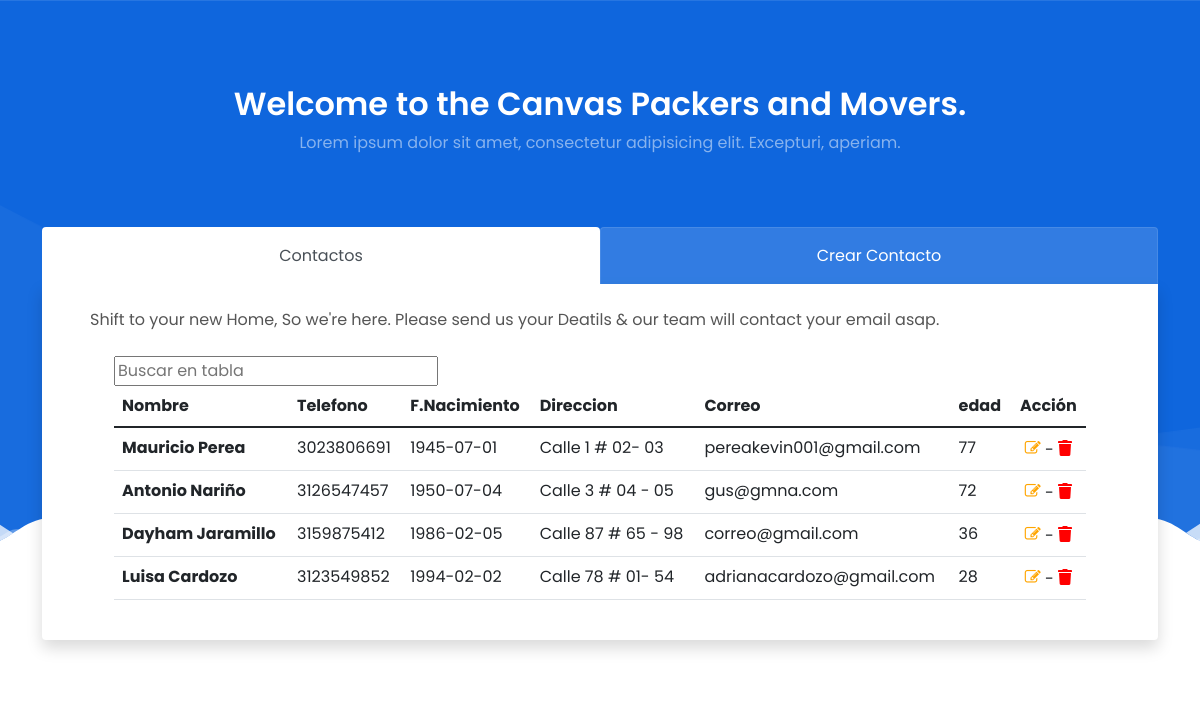
The page / on the database its author committed.
### tables this page shows
CREATE TABLE `contactos` (
  `id` int(11) NOT NULL,
  `nombre` varchar(150) NOT NULL,
  `telefono` varchar(50) NOT NULL,
  `nacim` text NOT NULL,
  `direccion` text NOT NULL,
  `correo` text NOT NULL
);

### index.php (the view, shortened to what this page needs)
<?php
require 'includes/conexion.php';
$querygetContacts = mysqli_query($conection, "SELECT * FROM `contactos` ");
 ?>
<!DOCTYPE html>
<html lang="es">
<head>
	<link rel="stylesheet" href="css/bootstrap.css" type="text/css" />
	<link rel="stylesheet" href="style.css" type="text/css" />
	<link rel="stylesheet" href="css/dark.css" type="text/css" />
	<link rel="stylesheet" href="css/font-icons.css" type="text/css" />
	<link rel="stylesheet" href="css/animate.css" type="text/css" />
	<link rel="stylesheet" href="css/magnific-popup.css" type="text/css" />
	<link rel="stylesheet" href="css/custom.css" type="text/css" />
	<link rel="stylesheet" href="css/colors.php?color=0F66DD" type="text/css" />
	<link rel="stylesheet" href="css/fonts.css" type="text/css" />
	<link rel="stylesheet" href="css/movers.css" type="text/css" />
	<link rel="stylesheet" href="css/components/datepicker.css" type="text/css" />
</head>
<body class="stretched">
	<div id="wrapper" class="clearfix">
		<section id="slider" class="slider-element bg-color" style="height: auto; padding: 60px 0; background: url('images/bg-2.png') no-repeat center center / 100% 100%;">
			<div class="container mt-4" style="z-index: 2">
				<div class="center">
					<h2 class="text-white h2 fw-semibold mb-2">Welcome to the Canvas Packers and Movers.</h2>
					<p class="text-white-50">Lorem ipsum dolor sit amet, consectetur adipisicing elit. Excepturi, aperiam.</p>
				</div>
				<div class="row topmargin justify-content-center">
					<div class="col-lg-12">
						<ul class="nav nav-tabs nav-justified flex-column border-bottom-0 flex-md-row bg-color mt-4" role="tablist">
							<li class="nav-item">
								<a class="nav-link py-3 active" id="contacts-tab" data-bs-toggle="tab" href="#contacts" role="tab" aria-controls="contacts" aria-selected="true">Contactos</a>
							</li>
							<li class="nav-item">
								<a class="nav-link py-3" id="add-contact-tab" data-bs-toggle="tab" href="#add-contact" role="tab" aria-controls="add-contact" aria-selected="false">Crear Contacto</a>
							</li>
						</ul>
						<div class="tab-content rounded-bottom shadow bg-white py-4 px-5">
							<div class="tab-pane fade show active" id="contacts" role="tabpanel" aria-labelledby="contacts-tab">
								<p class="mb-4">Shift to your new Home, So we're here. Please send us your Deatils &amp; our team will contact your email asap.</p>
								<div class="form-widget">
										<div class="container">
										  <div class="masthead">
										<input type="text" id="buscar" onkeyup="buscar()" placeholder="Buscar en tabla" title="Empieza a escribir para buscar">
										    <div class="table-responsive">
										      <table class="table" id="tabla" data-sort="table">
										        <thead>
										          <tr>
										            <th>Nombre</th>
										            <th>Telefono</th>
										            <th>F.Nacimiento</th>
										            <th>Direccion</th>
										            <th>Correo</th>
										            <th>edad</th>
										            <th class="text-center">Acción</th>
										          </tr>
										        </thead>
										        <tbody>
										        	<?php while ($datos = mysqli_fetch_array($querygetContacts)) {
										        		$id = $datos['id'];
										        		$nombre = $datos['nombre'];
										        		$telefono = $datos['telefono'];
										        		$nacim = $datos['nacim'];
										        		$direccion = $datos['direccion'];
										        		$correo = $datos['correo'];
										        		$fecha_actual = date_create_from_format('Y-m-d', date('Y-m-d'));
										        		$nnacim = date_create_from_format('Y-m-d', $nacim);
										        		$diff = (array) date_diff($fecha_actual, $nnacim);
										        		$diferenciaY = $diff['y'];
										        	 ?>
										          <tr>
										            <th><?php echo $nombre ?></th>
										            <td><?php echo $telefono  ?></td>
										            <td><?php echo $nacim  ?></td>
										            <td><?php echo $direccion ?></td>
										            <td><?php echo $correo ?></td>
										            <td><?php echo $diferenciaY ?></td>
										            <td class="text-center"><a href="includes/editProd.php?id=<?php echo $id ?>"><i style="color: orange;" class="icon-edit2 edit"></i></a> - <a href="includes/deleteProd.php?id=<?php echo $id ?>"><i style="color: red;" class="icon-trash"></i></a></td>
										          </tr>
										      <?php } ?>
										        </tbody>
										      </table>
										    </div>
										  </div>
										</div>
								</div>
							</div>
						</div>
					</div>
				</div>
			</div>
			<div class="svg-separator">
				<div>
				</div>
			</div>
		</section>
	</div>
</body>
</html>

### css/movers.css (style rules this page uses)
:root { --themecolor: #0F66DD; --themecolorrgb: 25,102,221; --headerbg: var(--themecolor,#0F66DD); --primary-menu-font-size: 15px; }
.svg-separator { position:absolute; width:100%; padding:0; margin:0; bottom: 0; left: 0; display: flex; justify-content: center; flex-direction: column; z-index: 1; }
#slider .nav .nav-item:first-child { border-top-left-radius: 0.25rem; }
#slider .nav .nav-item:last-child { border-top-right-radius: 0.25rem; }
#slider .nav-link { border: 1px solid rgba(255, 255, 255, .1); }
#slider .nav-link:not(.active) { color: #FFF; background-color: rgba(255, 255, 255, .15); }

### rows shown on the page
contactos: nombre "Mauricio Perea", telefono "3023806691", nacim "1945-07-01", direccion "Calle 1 # 02- 03", correo "pereakevin001@gmail.com", nacim "77"
contactos: nombre "Antonio Nariño", telefono "3126547457", nacim "1950-07-04", direccion "Calle 3 # 04 - 05", correo "gus@gmna.com", nacim "72"
contactos: nombre "Dayham Jaramillo", telefono "3159875412", nacim "1986-02-05", direccion "Calle 87 # 65 - 98", correo "correo@gmail.com", nacim "36"
contactos: nombre "Luisa Cardozo", telefono "3123549852", nacim "1994-02-02", direccion "Calle 78 # 01- 54", correo "adrianacardozo@gmail.com", nacim "28"
